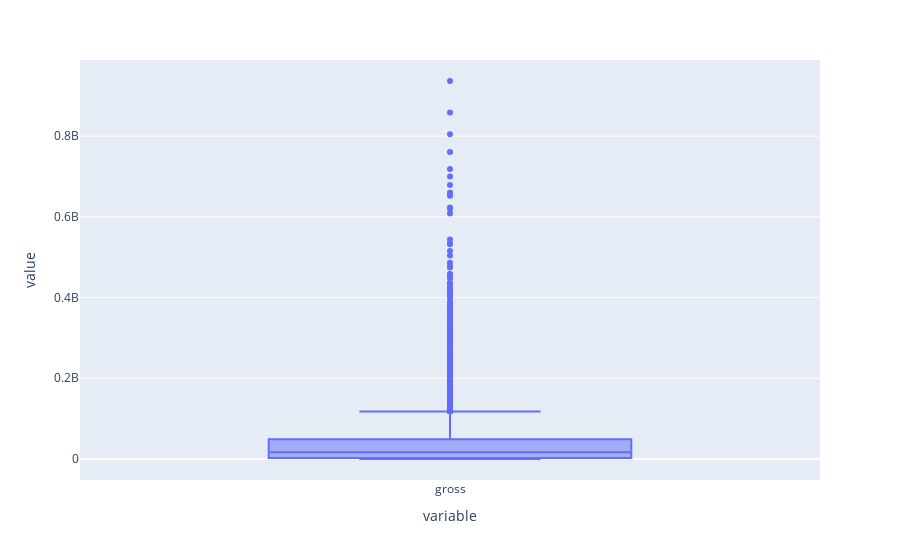

The notebook cell saved with this chart:
### Markdown cell above
### 3.1.2 Filmek beveteleinek valtozasa

Egy lin reg egyenest osszevetni az USD valtozasaval

### Code cell
fig = px.box(df['gross'])
fig.show()

### Figure 1 — Plotly figure (JSON) as saved in the notebook; plotly's stock layout.template omitted (floating-point values rounded to 4 significant figures; data arrays with more than 128 entries replaced by an {"elided": "..."} marker saying what was removed)
{"data": [{"alignmentgroup": "True", "hovertemplate": "variable=%{x}<br>value=%{y}<extra></extra>", "legendgroup": "", "marker": {"color": "#636efa"}, "name": "", "notched": false, "offsetgroup": "", "orientation": "v", "showlegend": false, "type": "box", "x": {"elided": "10000 str values"}, "x0": " ", "xaxis": "x", "y": {"elided": "10000 float values"}, "y0": " ", "yaxis": "y"}], "layout": {"boxmode": "group", "legend": {"tracegroupgap": 0}, "margin": {"t": 60}, "xaxis": {"anchor": "y", "domain": [0, 1], "title": {"text": "variable"}}, "yaxis": {"anchor": "x", "domain": [0, 1], "title": {"text": "value"}}}}
